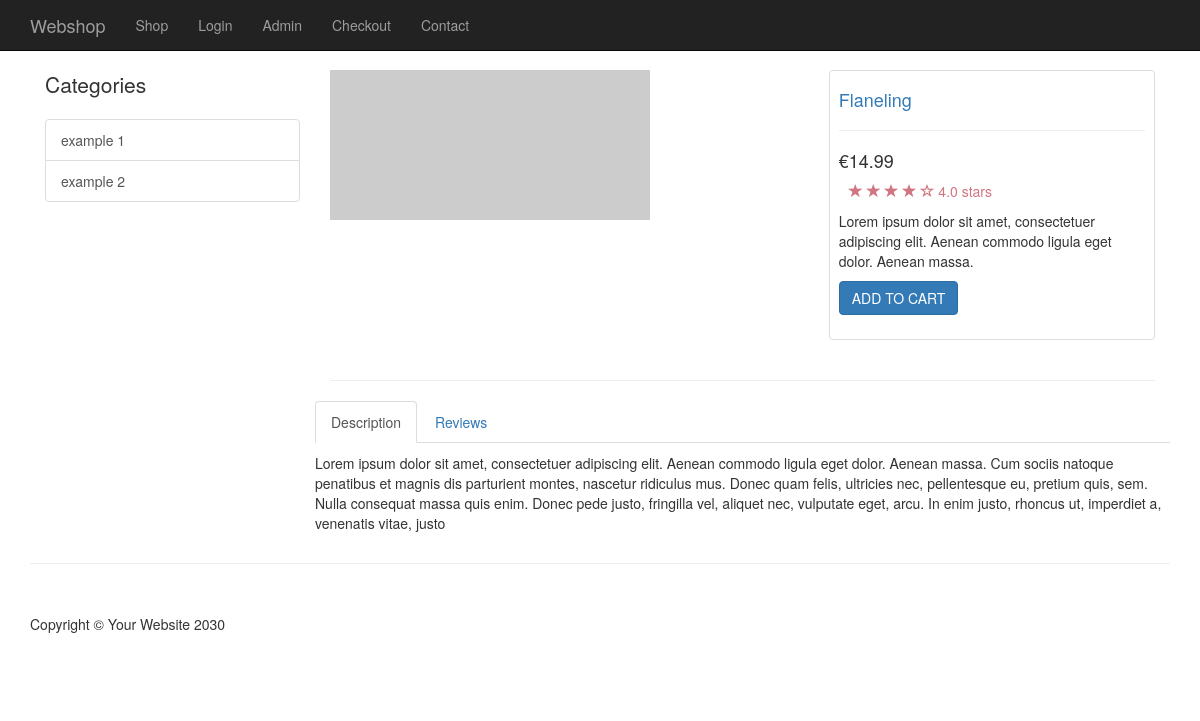
Page /item.php?id=1 on the committed database.
### tables this page shows
CREATE TABLE `categories` (
  `cat_id` int(11) NOT NULL,
  `cat_title` varchar(255) NOT NULL
);

CREATE TABLE `products` (
  `product_id` int(11) NOT NULL,
  `product_title` varchar(255) NOT NULL,
  `product_cat_id` int(11) NOT NULL,
  `product_price` float NOT NULL,
  `product_desc` text NOT NULL,
  `product_short` text NOT NULL,
  `product_img` varchar(255) NOT NULL
);

### item.php (the view, shortened to what this page needs)
<?php include(TEMPLATE_FRONT .  DS . "header.php")?>
<div class="container">
        <?php include(TEMPLATE_FRONT .  DS . "side_nav.php")?>
        <?php
        $query = query(" SELECT * FROM products WHERE product_id =" . escape_string($_GET['id']) . " ");
      while($row = fetch_array($query)):
          $price = $row['product_price'];
          $title = $row['product_title'];
          $desc = $row['product_desc'];
          $short = $row['product_short'];
          $img = $row['product_img'];
        ?>
<div class="col-md-9">
<div class="row">
    <div class="col-md-7">
       <img class="img-responsive" src="<?php echo $img; ?>" alt="">
    </div>
    <div class="col-md-5">
        <div class="thumbnail">
    <div class="caption-full">
        <h4><a href="#"><?php echo $title ?></a> </h4>
        <hr>
        <h4 class=""><?php echo "&#8364;". $price; ?></h4>
    <div class="ratings">
        <p>
            <span class="glyphicon glyphicon-star"></span>
            <span class="glyphicon glyphicon-star"></span>
            <span class="glyphicon glyphicon-star"></span>
            <span class="glyphicon glyphicon-star"></span>
            <span class="glyphicon glyphicon-star-empty"></span>
            4.0 stars
        </p>
    </div>
        <p><?php echo $short; ?></p>
    <form action="">
        <div class="form-group">
            <input type="submit" class="btn btn-primary" value="ADD TO CART">
        </div>
    </form>
    </div>
</div>
</div>
</div>
        <hr>
<div class="row">
<div role="tabpanel">
  <ul class="nav nav-tabs" role="tablist">
    <li role="presentation" class="active"><a href="#home" aria-controls="home" role="tab" data-toggle="tab">Description</a></li>
    <li role="presentation"><a href="#profile" aria-controls="profile" role="tab" data-toggle="tab">Reviews</a></li>
  </ul>
  <div class="tab-content">
    <div role="tabpanel" class="tab-pane active" id="home">
    <p><?php echo $desc; ?></p>
    </div>
 </div>
</div>
</div>
      <?php endwhile; ?>
</div>
</div>
   <?php include(TEMPLATE_FRONT .  DS . "footer.php")?>

### resources/functions.php (shortened to what this page needs)
<?php
function query($sql) {
    global $connect;
    return mysqli_query($connect, $sql);
}
function escape_string($string){
global $connect;
return mysqli_real_escape_string($connect, $string);
}
function fetch_array($result){
    return mysqli_fetch_array($result);
}
function get_categories() {
    $query = query("SELECT * FROM categories");
    while($row = fetch_array($query)) {
        $cat_id = $row['cat_id'];
        $title = $row['cat_title'];
         $category_link = <<<DELIMITER
          <a href='category.php?id={$cat_id}' class='list-group-item'>{$title}</a>
         DELIMITER;
         echo $category_link;
     }
}
?>

### css/shop-homepage.css (style rules this page uses)
body { padding-top: 70px; }
.ratings { padding-right: 10px; padding-left: 10px; color: #d17581; }
.thumbnail { padding: 0px; }
.thumbnail .caption-full { padding: 9px; color: #333; }

### rows in the picture
categories: cat_title "example 1"
categories: cat_title "example 2"
products: product_title "Flaneling", product_price "14.99", product_short "Lorem ipsum dolor sit amet, consectetuer adipiscing elit. Aenean commodo ligula eget dolor. Aenean massa.", product_desc "Lorem ipsum dolor sit amet, consectetuer adipiscing elit. Aenean commodo ligula eget dolor. Aenean massa. Cum sociis natoque penatibus et magnis dis parturient montes, nascetur ridiculus mus. Donec quam felis, ultricies nec, pellentesque eu, pretium quis, sem. Nulla consequat massa quis enim. Donec pede justo, fringilla vel, aliquet nec, vulputate eget, arcu. In enim justo, rhoncus ut, imperdiet a, venenatis vitae, justo"
